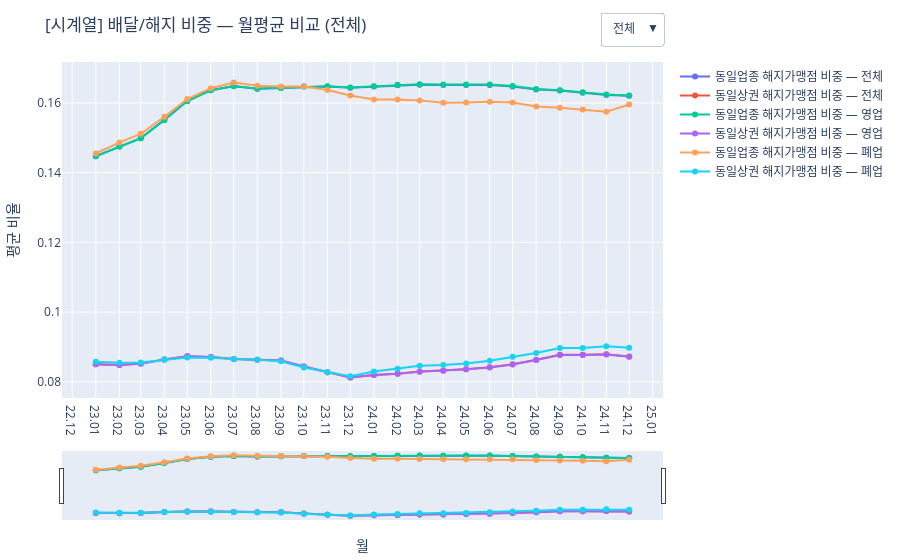
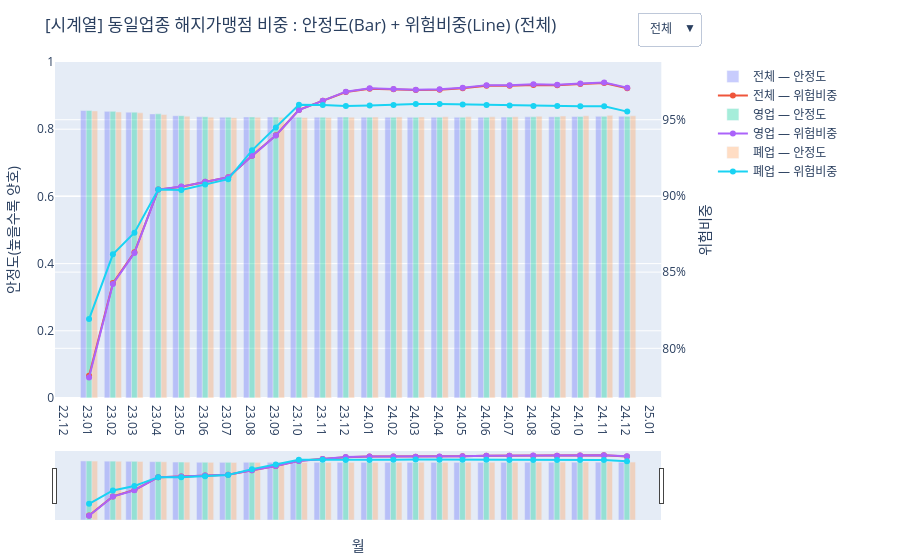
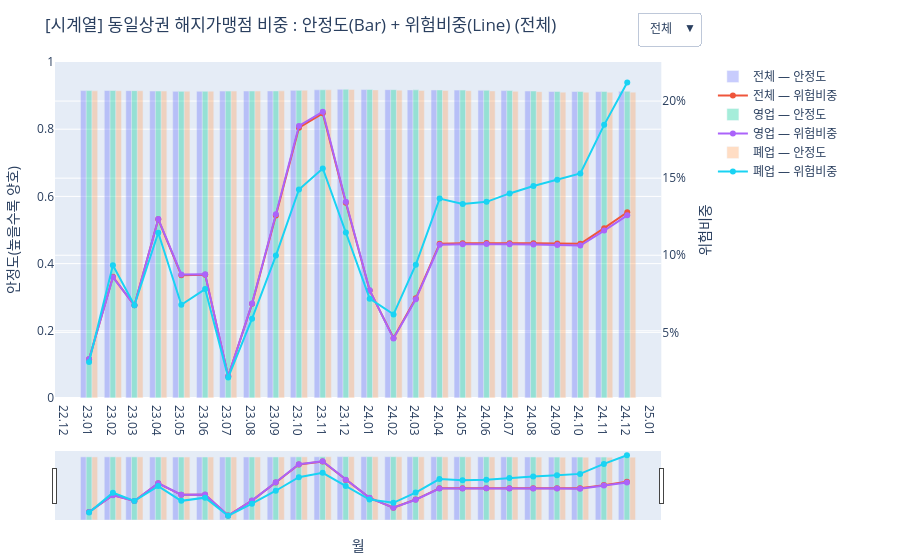

The code cell stored with these charts, in order, in its notebook:
### Code cell
eda4_cols = ["동일업종 해지가맹점 비중","동일상권 해지가맹점 비중"]
df = normalize_props(df, eda4_cols)

fig_eda4_lines = plot_group_lines_with_status(df, eda4_cols, title="[시계열] 해지 비중 — 월평균 비교",
                                              roll=3, min_n=10, ytitle="평균 비율")
fig_eda4_lines.show()

for col in eda4_cols:
    fig = plot_group_barline_risk(df, col, risk_thr=0.1, roll=3, min_n=10)
    fig.show()
